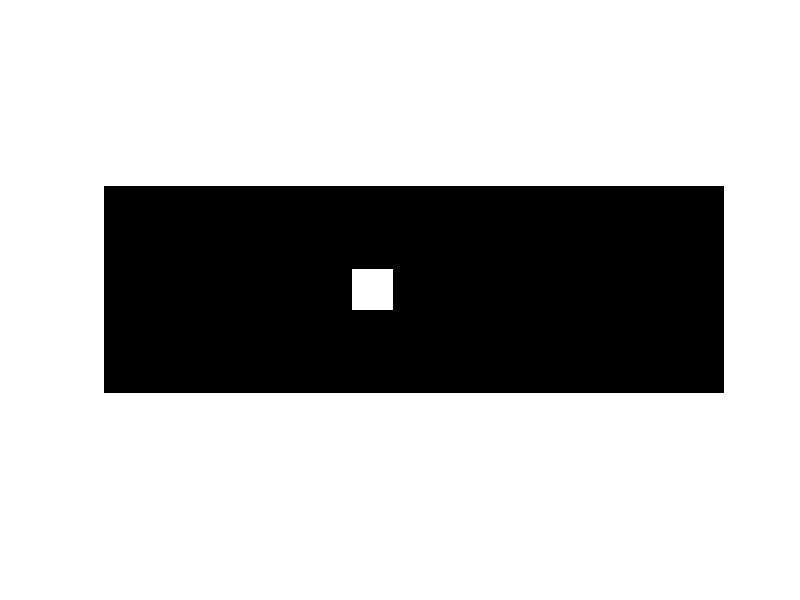

The MATLAB source for this figure:

a=[0 0 0 0 0 0 0 0 0 0 0 0 0 0 0; 
   0 0 1 1 0 1 1 1 0 1 1 1 0 0 0;
   0 0 1 1 0 1 1 1 0 1 1 1 1 0 0;
   0 0 1 1 0 1 1 1 0 1 1 1 0 0 0;
   0 0 0 0 0 0 0 0 0 0 0 0 0 0 0];

b1=ones(3,3);

b2=[1 1 1 1 1; 1 0 0 0 1; 1 0 0 0 1; 1 0 0 0 1; 1 1 1 1 1 ];

%e1 = imerode(a,b1)
%e2 = imerode(~a, b2)

HM= (imerode(a,b1)) & (imerode(~a, b2))

imshow(HM)





